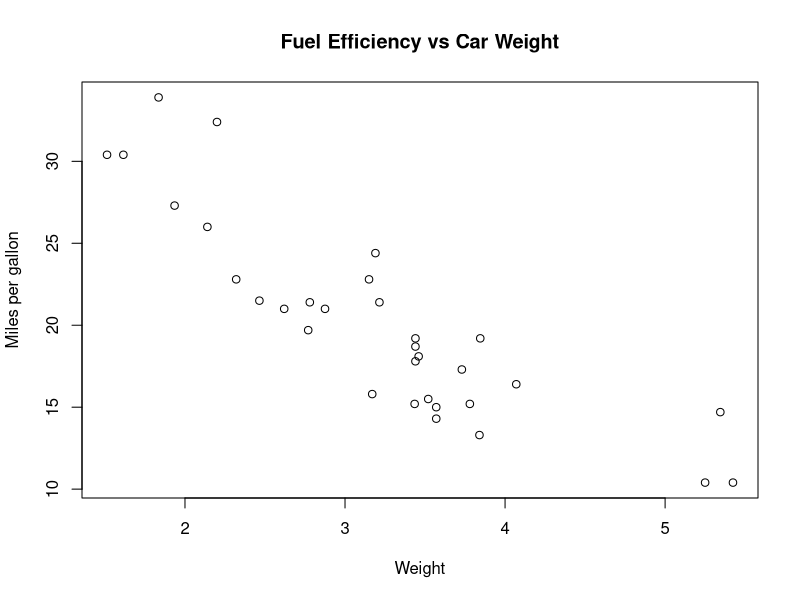

This figure's R source:
# Load packages
library(dplyr)

# Load and view example data
data(mtcars)
head(mtcars)

# Calculate a simple summary
summary(mtcars$mpg)

# Filter rows
efficient_cars <- mtcars %>%
  filter(mpg > 25)

print(efficient_cars)

# Create a new column
cars_with_kpl <- mtcars %>%
  mutate(km_per_litre = mpg * 0.425)

head(cars_with_kpl)

# Group and summarise
mtcars %>%
  group_by(cyl) %>%
  summarise(
    average_mpg = mean(mpg),
    number_of_cars = n()
  )

# Make a basic plot
plot(
  mtcars$wt,
  mtcars$mpg,
  xlab = "Weight",
  ylab = "Miles per gallon",
  main = "Fuel Efficiency vs Car Weight"
)
